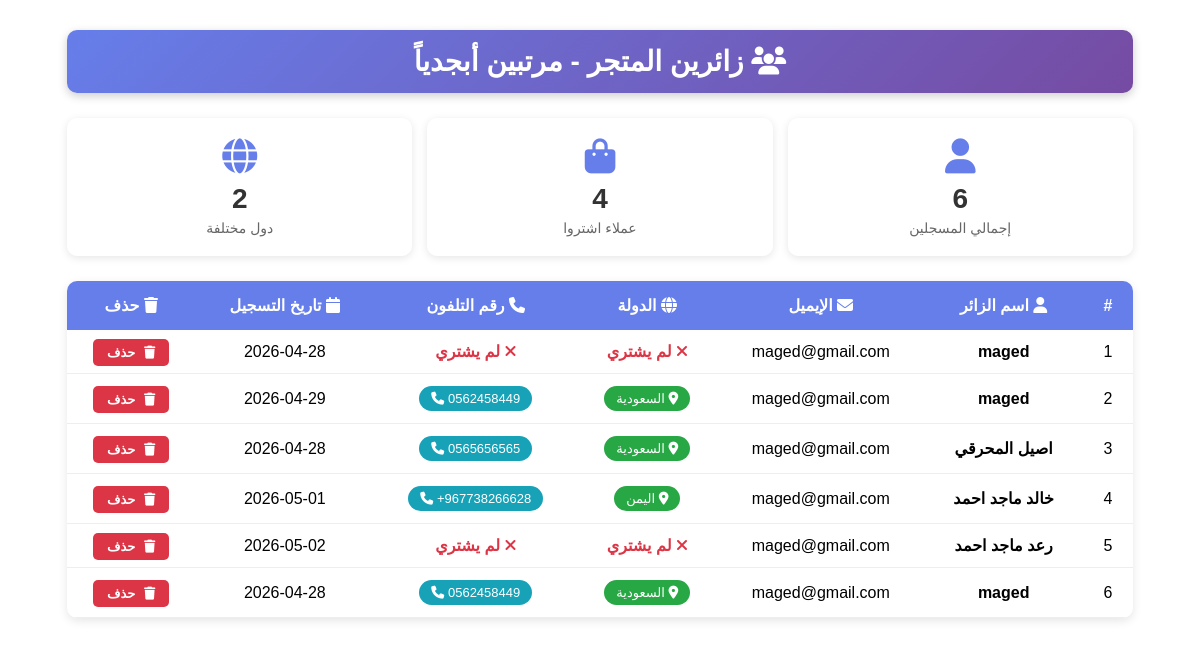
The page /admin/visitors.php (signed in) on the database its author committed.
### tables this page shows
CREATE TABLE `users` (
  `id` int(100) NOT NULL,
  `username` varchar(256) NOT NULL,
  `email` varchar(256) NOT NULL,
  `p` int(11) NOT NULL,
  `password` varchar(200) NOT NULL,
  `created-at` timestamp NOT NULL DEFAULT current_timestamp() ON UPDATE current_timestamp()
);

### admin/visitors.php (the view, shortened to what this page needs)
<!DOCTYPE html>
<html lang="ar" dir="rtl">
<head>
    <link rel="stylesheet" href="https://cdnjs.cloudflare.com/ajax/libs/font-awesome/6.4.0/css/all.min.css">
</head>
<body>
<main>
<div class="visitors-container">
    <div class="page-title">
        <i class="fa-solid fa-users"></i> زائرين المتجر - مرتبين أبجدياً
    </div>
    <?php
    $total_users_q = mysqli_query($conn, "SELECT COUNT(*) as c FROM users");
    $total_users = mysqli_fetch_assoc($total_users_q)['c'];
    $total_sales_q = mysqli_query($conn, "SELECT COUNT(DISTINCT user_id) as c FROM sales");
    $total_buyers = mysqli_fetch_assoc($total_sales_q)['c'];
    $countries_q = mysqli_query($conn, "SELECT COUNT(DISTINCT country) as c FROM sales WHERE country != '' AND country IS NOT NULL");
    $total_countries = mysqli_fetch_assoc($countries_q)['c'];
    ?>
    <div class="stats-box">
        <div class="stat-card">
            <i class="fa-solid fa-user"></i>
            <div class="number"><?php echo $total_users; ?></div>
            <div class="label">إجمالي المسجلين</div>
        </div>
        <div class="stat-card">
            <i class="fa-solid fa-bag-shopping"></i>
            <div class="number"><?php echo $total_buyers; ?></div>
            <div class="label">عملاء اشتروا</div>
        </div>
        <div class="stat-card">
            <i class="fa-solid fa-globe"></i>
            <div class="number"><?php echo $total_countries; ?></div>
            <div class="label">دول مختلفة</div>
        </div>
    </div>
    <div class="visitors-table">
        <table>
            <thead>
                <tr>
                    <th>#</th>
                    <th><i class="fa-solid fa-user"></i> اسم الزائر</th>
                    <th><i class="fa-solid fa-envelope"></i> الإيميل</th>
                    <th><i class="fa-solid fa-globe"></i> الدولة</th>
                    <th><i class="fa-solid fa-phone"></i> رقم التلفون</th>
                    <th><i class="fa-solid fa-calendar"></i> تاريخ التسجيل</th>
                    <th><i class="fa-solid fa-trash"></i> حذف</th>
                </tr>
            </thead>
            <tbody>
                <?php
                $query = "SELECT
                            u.id,
                            u.username,
                            u.email,
                            u.`created-at` as reg_date,
                            s.country,
                            s.phone,
                            s.full_name
                          FROM users u
                          LEFT JOIN (
                              SELECT user_id, country, phone, full_name
                              FROM sales
                              GROUP BY user_id
                              ORDER BY id DESC
                          ) s ON u.id = s.user_id
                          ORDER BY u.username ASC";
                $result = mysqli_query($conn, $query);
                $counter = 1;
                if(mysqli_num_rows($result) > 0){
                    while($row = mysqli_fetch_assoc($result)){
                        $reg_date = date('Y-m-d', strtotime($row['reg_date']));
                        $display_name = !empty($row['full_name']) ? $row['full_name'] : $row['username'];
                ?>
                <tr>
                    <td><?php echo $counter++; ?></td>
                    <td><strong><?php echo htmlspecialchars($display_name); ?></strong></td>
                    <td><?php echo htmlspecialchars($row['email']); ?></td>
                    <td>
                        <?php if(!empty($row['country'])){ ?>
                            <span class="badge-country">
                                <i class="fa-solid fa-location-dot"></i> <?php echo htmlspecialchars($row['country']); ?>
                            </span>
                        <?php } else { ?>
                            <span style="color:#dc3545;font-weight:bold;">
                                <i class="fa-solid fa-xmark"></i> لم يشتري
                            </span>
                        <?php } ?>
                    </td>
                    <td>
                        <?php if(!empty($row['phone'])){ ?>
                            <span class="badge-phone">
                                <i class="fa-solid fa-phone"></i> <?php echo htmlspecialchars($row['phone']); ?>
                            </span>
                        <?php } else { ?>
                            <span style="color:#dc3545;font-weight:bold;">
                                <i class="fa-solid fa-xmark"></i> لم يشتري
                            </span>
                        <?php } ?>
                    </td>
                    <td><?php echo $reg_date; ?></td>
                    <td>
                        <a href="visitors.php?delete_id=<?php echo $row['id']; ?>"
                           class="btn-delete"
                           onclick="return confirm('هل أنت متأكد من حذف الزائر <?php echo addslashes($display_name); ?>؟\nسيتم حذف كل طلباته وسلته!');">
                            <i class="fa-solid fa-trash"></i> حذف
                        </a>
                    </td>
                </tr>
                <?php
                    }
                } else {
                    echo '<tr><td colspan="7" class="no-data"><i class="fa-solid fa-users-slash"></i>لا يوجد زائرين حتى الآن</td></tr>';
                }
                ?>
            </tbody>
        </table>
    </div>
</div>
</main>
</body>
</html>

### admin/visitors.php (style rules this page uses)
.visitors-container { width:90%;margin:30px auto;font-family:'Tahoma',Arial; }
.page-title { text-align:center;font-size:28px;font-weight:bold;margin-bottom:25px;padding:15px;background:linear-gradient(135deg,#667eea 0%,#764ba2 100%);color:#fff;border-radius:10px;box-shadow:0 3px 10px rgba(0,0,0,0.2); }
.stats-box { display:flex;justify-content:space-around;margin-bottom:25px;gap:15px;flex-wrap:wrap; }
.stat-card { background:#fff;padding:20px;border-radius:10px;box-shadow:0 2px 8px rgba(0,0,0,0.1);text-align:center;flex:1;min-width:200px; }
.stat-card i { font-size:35px;color:#667eea;margin-bottom:10px; }
.stat-card .number { font-size:28px;font-weight:bold;color:#333; }
.stat-card .label { font-size:14px;color:#666;margin-top:5px; }
.visitors-table { width:100%;background:#fff;border-radius:10px;overflow:hidden;box-shadow:0 3px 10px rgba(0,0,0,0.1); }
.visitors-table table { width:100%;border-collapse:collapse; }
.visitors-table thead { background:#667eea;color:#fff; }
.visitors-table th { padding:15px;text-align:center;font-size:16px; }
.visitors-table td { padding:12px;text-align:center;border-bottom:1px solid #eee; }
.badge-country { background:#28a745;color:#fff;padding:5px 12px;border-radius:15px;font-size:13px;display:inline-block; }
.badge-phone { background:#17a2b8;color:#fff;padding:5px 12px;border-radius:15px;font-size:13px;direction:ltr;display:inline-block; }
.btn-delete { background:#dc3545;color:#fff;padding:6px 14px;border-radius:5px;text-decoration:none;font-size:13px;font-weight:bold;border:none;cursor:pointer;transition:all 0.3s; }
.btn-delete i { margin-left:5px; }

### rows shown on the page
users: username "maged", email "maged@gmail.com", shows "لم يشتري", value "2026-04-28"
users: display_name "maged", email "maged@gmail.com", country "السعودية", phone "0562458449", value "2026-04-29"
users: display_name "اصيل المحرقي", email "maged@gmail.com", country "السعودية", phone "0565656565", value "2026-04-28"
users: display_name "خالد ماجد احمد", email "maged@gmail.com", country "اليمن", phone "+967738266628", value "2026-05-01"
users: username "رعد ماجد احمد", email "maged@gmail.com", shows "لم يشتري", value "2026-05-02"
users: display_name "maged", email "maged@gmail.com", country "السعودية", phone "0562458449", value "2026-04-28"

### other values the page prints
$total_users "6"
$total_buyers "4"
$total_countries "2"
